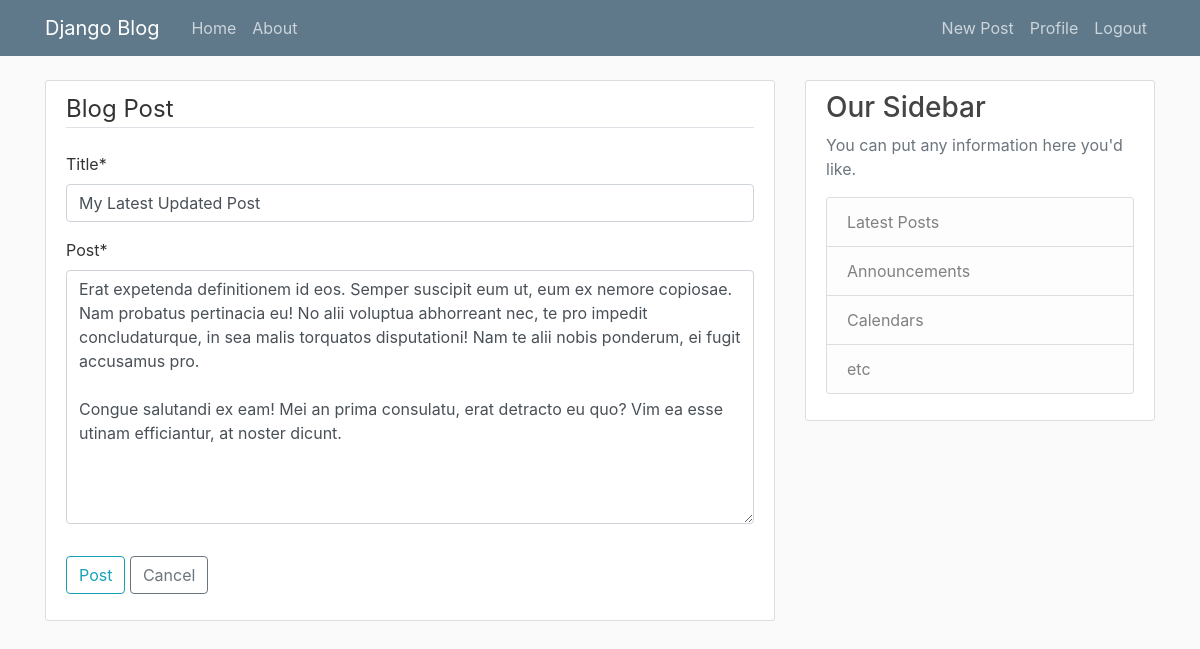
The app's page /post/32/update/ (signed in) with its own data.
### blog/models.py (models this page shows, shortened)
class Post(models.Model):
    title = models.CharField(max_length=100)
    post = models.TextField()
    date_posted = models.DateTimeField(default=timezone.now)
    author = models.ForeignKey(User, on_delete=models.CASCADE)

### blog/views.py (the view, shortened to what this page needs)
# urls.py: path('post/<int:pk>/update/', PostUpdateView.as_view(),
class PostUpdateView(LoginRequiredMixin, UserPassesTestMixin, UpdateView):
    model = Post
    fields = ['title', 'post']
    def test_func(self):
        post = self.get_object()
        if self.request.user == post.author:
            return True
        return False

### blog/templates/blog/post_form.html (shortened to what this page needs)
{% extends "blog/base.html" %}
{% load crispy_forms_tags %}
{% block content %}
    <div class="content-section">
      <form method="POST">
        <fieldset class="form-group">
          <legend class="border-bottom mb-4">Blog Post</legend>
          {{ form|crispy }}
        </fieldset>
        <div class="form-group">
          <button class="btn btn-outline-info" type="submit" name="button">Post</button>
          <a class="btn btn-outline-secondary" name="button", href="{% url 'blog-home' %}">Cancel</a>
        </div>
      </form>
    </div>
{% endblock content %}

### blog/templates/blog/static/blog/main.css (style rules this page uses)
body { background: #fafafa; color: #333333; margin-top: 5rem; }
.content-section { background: #ffffff; padding: 10px 20px; border: 1px solid #dddddd; border-radius: 3px; margin-bottom: 20px; }

### records on screen
Post: title "My Latest Updated Post", post "Erat expetenda definitionem id eos. Semper suscipit eum ut, eum ex nemore copiosae. Nam probatus pertinacia eu! No alii voluptua abhorreant nec, te pro impedit concludaturque, in sea malis torquatos disputationi! Nam te alii nobis ponderum, ei fugit accusamus pro. Congue salutandi ex eam! Mei an prima consulatu, erat detracto eu quo? Vim ea esse utinam efficiantur, at noster dicunt."
